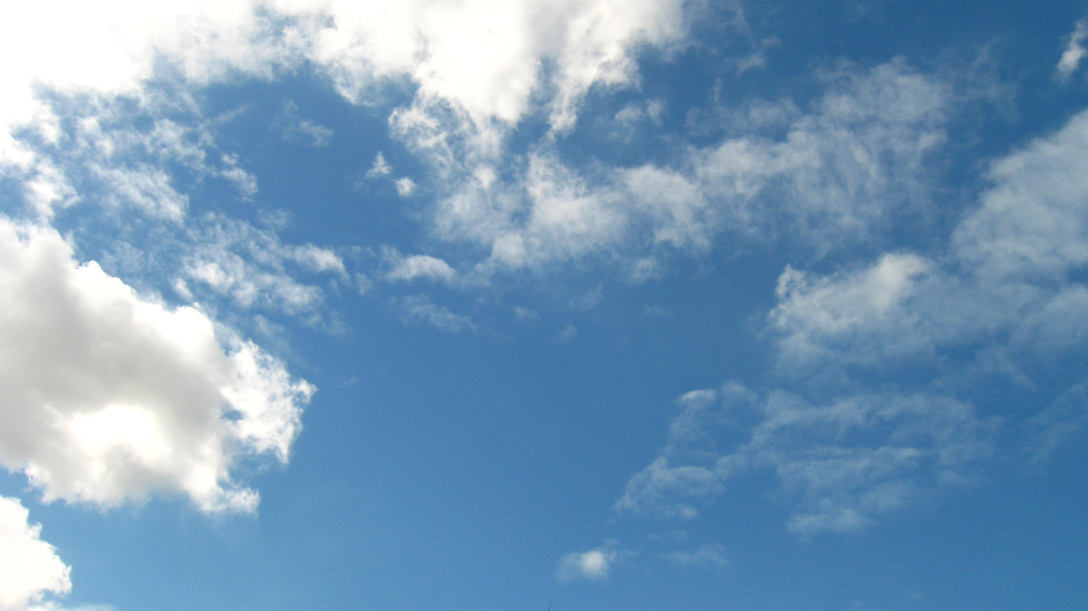
%> input picture assn1/sky/source.jpg, 3264 x 1832 px (shown at 1/3 size)
$ octave --eval "result = MyEnhance(imread('sky/source.jpg'));"   (GNU Octave 9; MATLAB toolbox functions it lacks are replaced by stand-ins)
%> lines starting %> are read from the running program, lines starting %| are printed output that depends on the picture
### assn1/wlsFilter.m
function OUT = wlsFilter(IN, lambda, alpha, L)
%WLSFILTER Edge-preserving smoothing based on the weighted least squares(WLS)
%   optimization framework, as described in Farbman, Fattal, Lischinski, and
%   Szeliski, "Edge-Preserving Decompositions for Multi-Scale Tone and Detail
%   Manipulation", ACM Transactions on Graphics, 27(3), August 2008.
%
%   Given an input image IN, we seek a new image OUT, which, on the one hand,
%   is as close as possible to IN, and, at the same time, is as smooth as
%   possible everywhere, except across significant gradients in L.
%
%
%   Input arguments:
%   ----------------
%     IN              Input image (2-D, double, N-by-M matrix).
%
%     lambda          Balances between the data term and the smoothness
%                     term. Increasing lambda will produce smoother images.
%                     Default value is 1.0
%
%     alpha           Gives a degree of control over the affinities by non-
%                     lineary scaling the gradients. Increasing alpha will
%                     result in sharper preserved edges. Default value: 1.2
%
%     L               Source image for the affinity matrix. Same dimensions
%                     as the input image IN. Default: log(IN)
%
%
%   Example
%   -------
%     RGB = imread('peppers.png');
%     I = double(rgb2gray(RGB));
%     I = I./max(I(:));
%     res = wlsFilter(I, 0.5);
%     figure, imshow(I), figure, imshow(res)
%     res = wlsFilter(I, 2, 2);
%     figure, imshow(res);

if(~exist('L', 'var')),
    L = log(IN+eps);
end

if(~exist('alpha', 'var')),
    alpha = 1.2;
end

if(~exist('lambda', 'var')),
    lambda = 1;
end

smallNum = 0.0001;

[r,c] = size(IN);
k = r*c;

% Compute affinities between adjacent pixels based on gradients of L
dy = diff(L, 1, 1);
dy = -lambda./(abs(dy).^alpha + smallNum);
dy = padarray(dy, [1 0], 'post');
dy = dy(:);

dx = diff(L, 1, 2);
dx = -lambda./(abs(dx).^alpha + smallNum);
dx = padarray(dx, [0 1], 'post');
dx = dx(:);


% Construct a five-point spatially inhomogeneous Laplacian matrix
B(:,1) = dx;
B(:,2) = dy;
d = [-r,-1];
A = spdiags(B,d,k,k);

e = dx;
w = padarray(dx, r, 'pre'); w = w(1:end-r);
s = dy;
n = padarray(dy, 1, 'pre'); n = n(1:end-1);

D = 1-(e+w+s+n);
A = A + A' + spdiags(D, 0, k, k);

% Solve
OUT = A\IN(:);
OUT = reshape(OUT, r, c);

### assn1/MyEnhance.m
function out = MyEnhance(im)


%% -------------------- Detected fact rectangle -------------------------%%
faceDetector = vision.CascadeObjectDetector;
Id = im;
bboxes = step(faceDetector, Id);
% [4 lines of commented-out code are left out]

Ijstart = 161;Iistart = 94;Ijend = 312;Iiend = 296; %actress5.PNG girl
% [9 lines of commented-out code are left out]

%% ---------- HSV conversion. H and s matrices used ---------------------%%
hsv = rgb2hsv(im);
H = hsv(:,:,1);
s = hsv(:,:,2);

%-------------------------------- Skin Mask ------------------------------%
%% -- Detect if it lies in the ellipse formed and classify as skin ------%%
im3 = uint8(ones(size(im)))*255;
[~, faces] = size(Ijstart);
p=zeros(1,faces);
for k=1:faces
    im2 = im(Iistart(k):Iiend(k),Ijstart(k):Ijend(k),:);
    [l,b,~] = size(im2);
    colorTransform = makecform('srgb2lab');
    lab = applycform(im2, colorTransform);
    A = lab(:,:,2);
    B = lab(:,:,3);
    count = 0;
    Igray = rgb2gray(im2);
    hist3 = zeros(10000,1);
    for i=1:l
        for j=1:b
            if (  ( ( (143-A(i,j)) /6.5)^2 + ((148-B(i,j))/12)^2 )  <  6)
                if ( (s(i,j)>=0.25) && (s(i,j)<=0.75) && (H(i,j)<= 0.095) )
                %if ( (H(i,j)<=0.095) )
                    %im3(i,j,:) = im2(i,j,:);
                    im3(i+Iistart(k),j+Ijstart(k),:) = im2(i,j,:);
                else
                    %im3(i,j,:) = [255,255,255];
                    im3(i+Iistart(k),j+Ijstart(k),:) = im2(i,j,:);
                end
                count = count + 1;
                hist3(count) = Igray(i,j);
            else
                %im3(i,j,:) = [255,255,255];
                im3(i+Iistart(k),j+Ijstart(k),:) = [255,255,255];
            end
        end
    end
    hist3 = hist3(1:count);
    p(k) = prctile(hist3,50);
    display(p(k));
end
skin = im3;
figure, imshow(skin), title('Skin');

display(count);
%% ----------- Adjusted Image (Luminance Channel) -----------------------%%
%colorTransform = makecform('srgb2lab');
%lab = applycform(im, colorTransform);

Id = double(rgb2gray(im));
Id = Id./max(Id(:));
Iout = wlsFilter(Id, 2, 2);
detail = Id./Iout;
% [29 lines of commented-out code are left out]
%% --------------------- Sidelight Correction ---------------------------%%
%[d,b,m] = Bimodal(skin);
d=44;m=70;b=80; %actress5.PNG girl
% [5 lines of commented-out code are left out]

display(d);
display(m);
display(b);
keyboard;

A = ones(size(Iout));
Igray = double(rgb2gray(im));
for k=1:faces
    if ((d(k)<255)||(b(k)<255)||(m(k)<255))
        f = (b-d)/(m-d);
        display(f);
        for i=Iistart(k):Iiend(k)
            for j=Ijstart(k):Ijend(k)
                if ((skin(i,j,1)<255)&&(skin(i,j,1)<255)&&(skin(i,j,1)<255))
                    if (Igray(i,j)<m(k))
                        A(i,j) = f;
                    end
                end
            end
        end
        %A = localcontrast(uint8(A),0.4,-0.35);
    end
end
figure, imagesc(A), title('Double A');
a = ones(20,20)/400;
Ad = imfilter(A,a);
figure, imagesc(Ad), title('Double A + Blurring');
A = Ad;
%
%% ------------ Pixelwise multiplication of Iout and A ------------------%%
%mx1 = max(Iout(:));
Iout = Iout.*A;
% [22 lines of commented-out code are left out]
%% ------------------------ Exposure correction -------------------------%%
grayskin = rgb2gray(skin);

%p = prctile(grayskin(:),75);
A1 = ones(size(Iout));
%display(p);
for k=1:faces
    if (p(k)<125)
        display('yes');
        f = (125+p(k))/(3*p(k));
        if (f<1)
            f=1;
        else if (f>2)
                f=2;
            end
        end
        display(f);
        % f=1.07;
        for i=Iistart(k):Iiend(k)
            for j=Ijstart(k):Ijend(k)
                if (grayskin(i,j)<255)
                    A1(i,j)=f;
                end
            end
        end
    end
end
figure, imagesc(A1), title('A for exposure correction');
a = ones(40,40)/1600;
Ad1 = imfilter(A1,a);
figure, imagesc(Ad1), title('A for exposure correction smoothed');
A1 = Ad1;
Iout = Iout.*A1;
figure, imshow(Iout), title('Exposure Correction');
%% --------------------
Iout = (Iout.*detail);
% out = Iout;
%figure, imshow(out), title('Iout');
% figure, imshow(Iout), title('Details added');
imwrite(Iout,'sample.PNG');
J = imread('sample.PNG');
% figure, imshow(J), title('Jugaad');

L = Iout/(max(Iout(:)));
L = uint8(L*255);

L = J;

%% -------------------- Adding back details and color -------------------%%
colorTransform = makecform('srgb2lab');
lab = applycform(im, colorTransform);
A = lab(:,:,2);
B = lab(:,:,3);
lab(:,:,1) = L;
lab(:,:,2) = A;
lab(:,:,3) = B;
colorTransform = makecform('lab2srgb');
col = applycform(lab, colorTransform);
out = col;
figure, imshow(im), title('Original');
figure, imshow(col), title('Final Color Image');
%keyboard
%% -------------------------- End ---------------------------------------%%
end
%> in MyEnhance, `bboxes = step(faceDetector, Id);`: bboxes = []
%> in MyEnhance, `H = hsv(:,:,1);`:
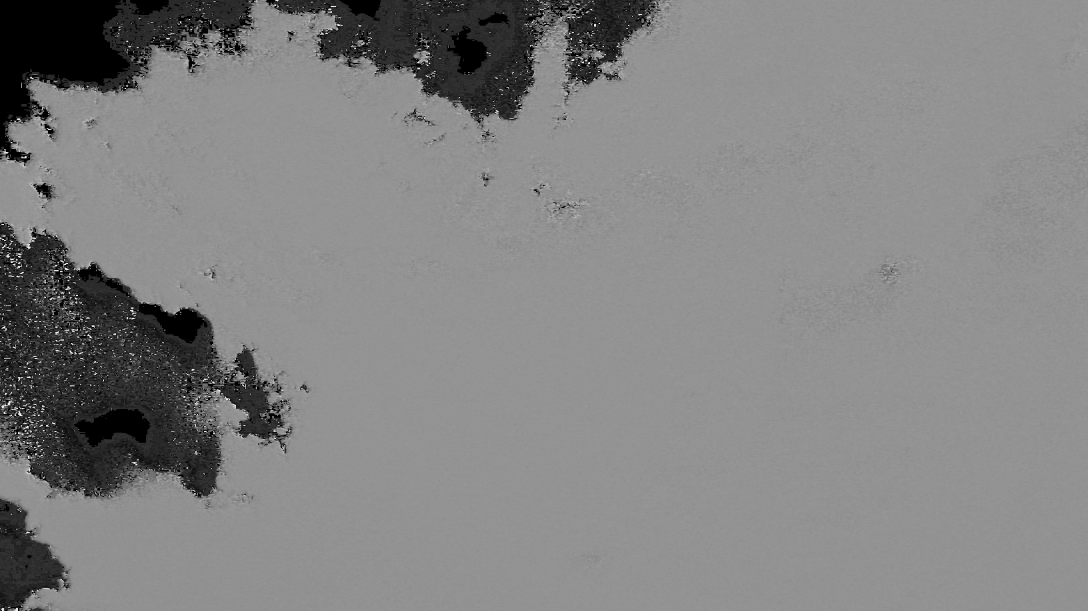
%> H: size 1832x3264 double (shown at 1/3 size); min 0, max 0.983, mean 0.515
%> in MyEnhance, `s = hsv(:,:,2);`:
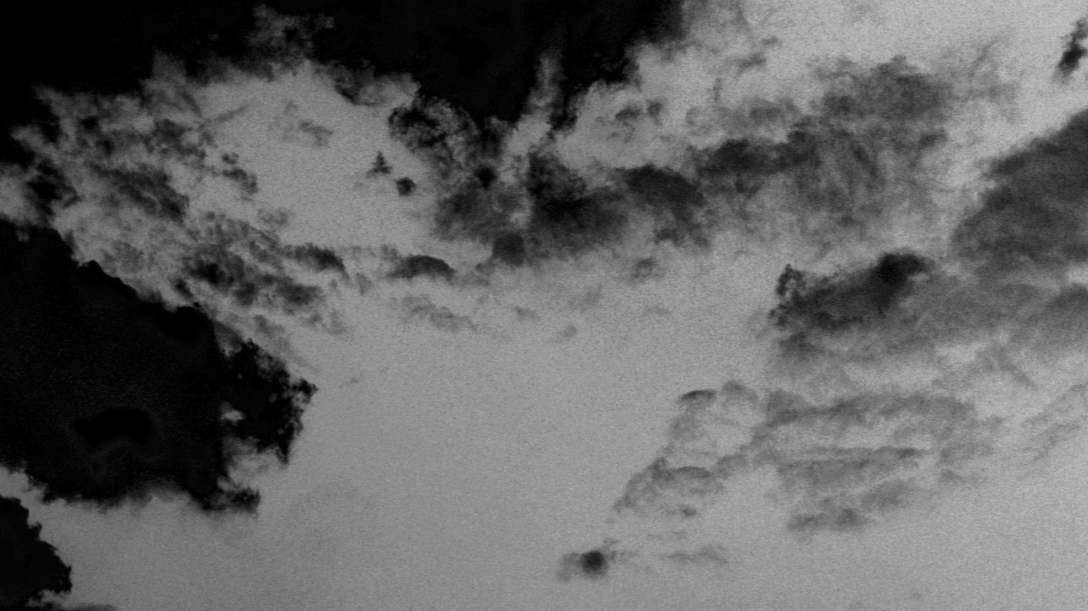
%> s: size 1832x3264 double (shown at 1/3 size); min 0, max 0.824, mean 0.389
%> the loop in MyEnhance, `for k=1:faces` made 1 pass
%> hist3 on pass 1: [254; 254; 254; 254; 254; 254; 239]
%| 254
%> pass 1, in MyEnhance, `im2 = im(Iistart(k):Iiend(k),Ijstart(k):Ijend(k),:);`:
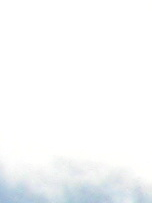
%> im2: size 203x152x3 uint8; mean R, G, B 248.4, 250, 250.9
%> pass 1, in MyEnhance, `B = lab(:,:,3);`:
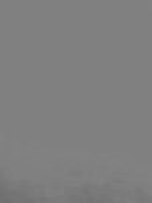
%> B: size 203x152 uint8; min 110, max 131, mean 127.4
%| count = 7
%> in wlsFilter, `L = log(IN+eps);`:
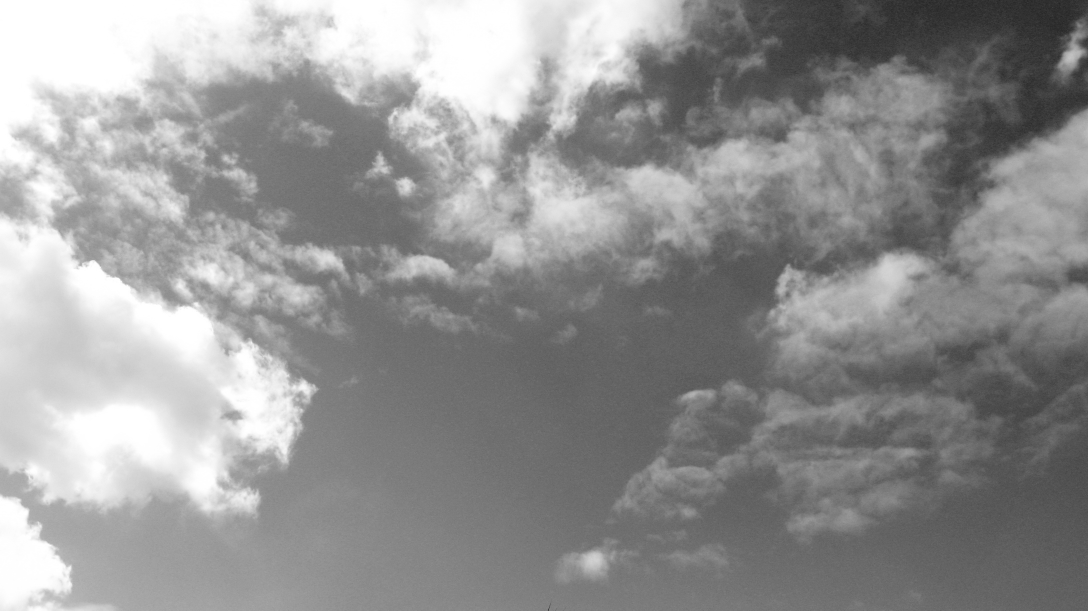
%> L: size 1832x3264 double (shown at 1/3 size); min -1.41, max 2.22e-16, mean -0.594; drawn with min black and max white
%> in wlsFilter, `dy = -lambda./(abs(dy).^alpha + smallNum);`:
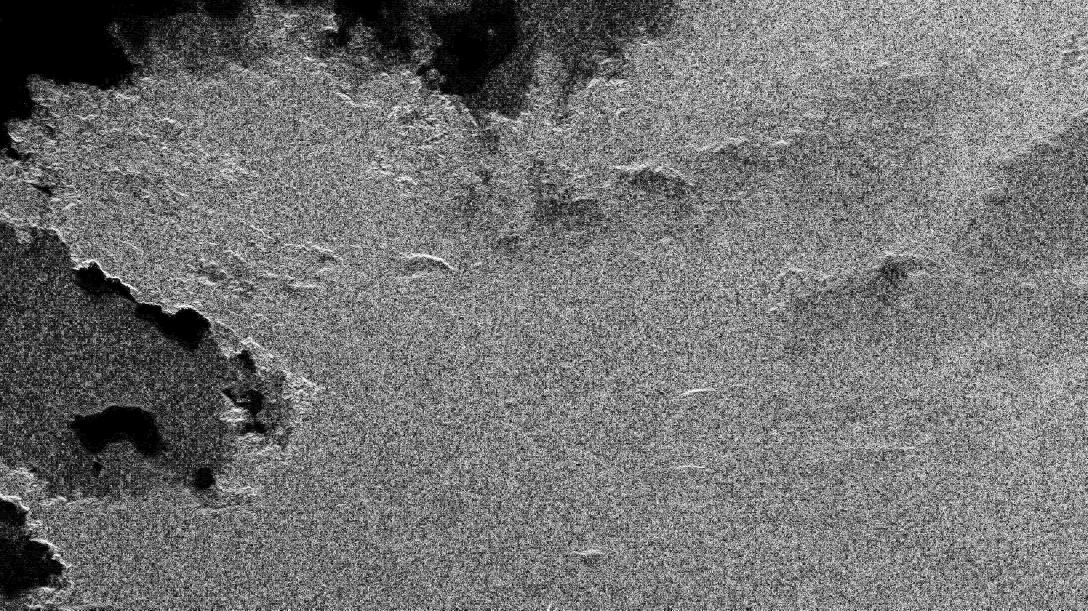
%> dy: size 1831x3264 double (shown at 1/3 size); min -20000, max -12.16, mean -10976.8; drawn with min black and max white
%> in wlsFilter, `dx = -lambda./(abs(dx).^alpha + smallNum);`:
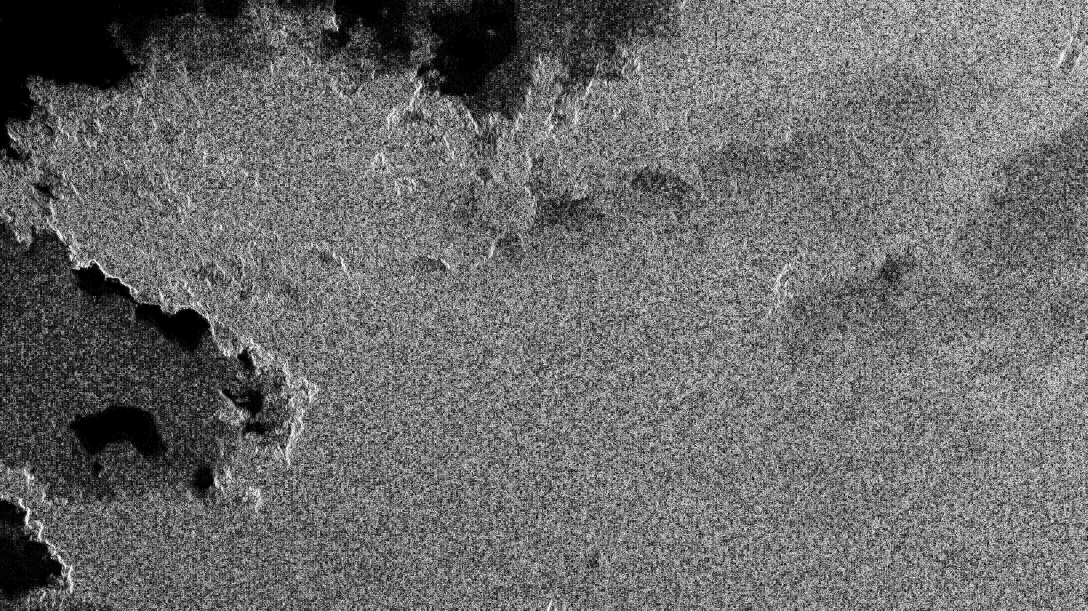
%> dx: size 1832x3263 double (shown at 1/3 size); min -20000, max -5.24, mean -11556.5; drawn with min black and max white
%> (the run ends here)
